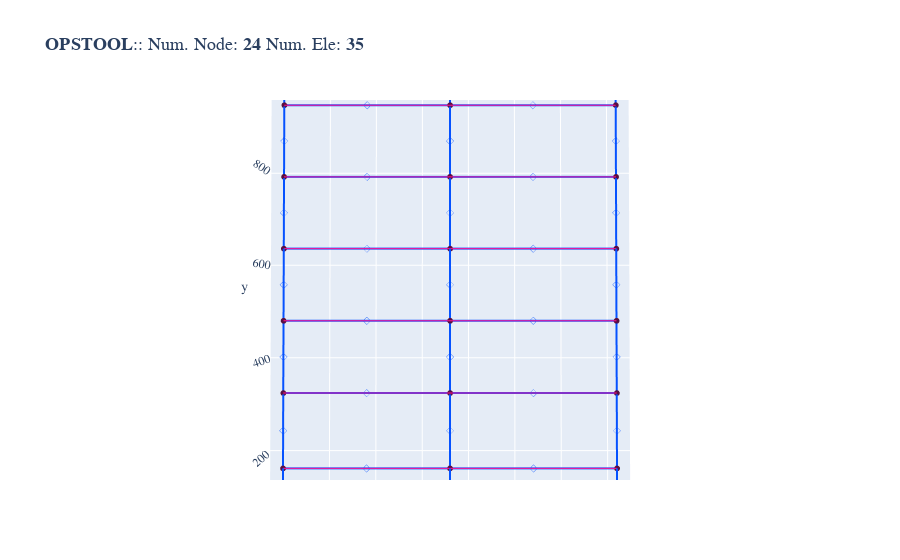

The notebook cell this image was saved under:
### Markdown cell above
You can also use the following code to visualize the model by using ``Plotly``:

### Code cell
opst.vis.plotly.set_plot_props(line_width=4, point_size=2)
fig = opst.vis.plotly.plot_model()
fig.write_html("model.html")
fig.show()

### Figure 1 — Plotly figure (JSON) as saved in the notebook; plotly's stock layout.template omitted (floating-point values rounded to 4 significant figures)
{"data": [{"connectgaps": false, "hoverinfo": "skip", "line": {"color": "#0652ff", "width": 4}, "mode": "lines", "name": "ElasticBeam2d", "type": "scatter3d", "x": [0.0, 0.0, NaN, 0.0, 0.0, NaN, 0.0, 0.0, NaN, 0.0, 0.0, NaN, 0.0, 0.0, NaN, 0.0, 0.0, NaN, 0.0, 0.0, NaN, 360.0, 360.0, NaN, 360.0, 360.0, NaN, 360.0, 360.0, NaN, 360.0, 360.0, NaN, 360.0, 360.0, NaN, 360.0, 360.0, NaN, 360.0, 360.0, NaN, 720.0, 720.0, NaN, 720.0, 720.0, NaN, 720.0, 720.0, NaN, 720.0, 720.0, NaN, 720.0, 720.0, NaN, 720.0, 720.0, NaN, 720.0, 720.0, NaN, 0.0, 360.0, NaN, 0.0, 360.0, NaN, 0.0, 360.0, NaN, 0.0, 360.0, NaN, 0.0, 360.0, NaN, 0.0, 360.0, NaN, 0.0, 360.0, NaN, 360.0, 720.0, NaN, 360.0, 720.0, NaN, 360.0, 720.0, NaN, 360.0, 720.0, NaN, 360.0, 720.0, NaN, 360.0, 720.0, NaN, 360.0, 720.0, NaN], "y": [0.0, 162.0, NaN, 162.0, 324.0, NaN, 324.0, 480.0, NaN, 480.0, 636.0, NaN, 636.0, 792.0, NaN, 792.0, 948.0, NaN, 948.0, 1104.0, NaN, 0.0, 162.0, NaN, 162.0, 324.0, NaN, 324.0, 480.0, NaN, 480.0, 636.0, NaN, 636.0, 792.0, NaN, 792.0, 948.0, NaN, 948.0, 1104.0, NaN, 0.0, 162.0, NaN, 162.0, 324.0, NaN, 324.0, 480.0, NaN, 480.0, 636.0, NaN, 636.0, 792.0, NaN, 792.0, 948.0, NaN, 948.0, 1104.0, NaN, 162.0, 162.0, NaN, 324.0, 324.0, NaN, 480.0, 480.0, NaN, 636.0, 636.0, NaN, 792.0, 792.0, NaN, 948.0, 948.0, NaN, 1104.0, 1104.0, NaN, 162.0, 162.0, NaN, 324.0, 324.0, NaN, 480.0, 480.0, NaN, 636.0, 636.0, NaN, 792.0, 792.0, NaN, 948.0, 948.0, NaN, 1104.0, 1104.0, NaN], "z": [0.0, 0.0, NaN, 0.0, 0.0, NaN, 0.0, 0.0, NaN, 0.0, 0.0, NaN, 0.0, 0.0, NaN, 0.0, 0.0, NaN, 0.0, 0.0, NaN, 0.0, 0.0, NaN, 0.0, 0.0, NaN, 0.0, 0.0, NaN, 0.0, 0.0, NaN, 0.0, 0.0, NaN, 0.0, 0.0, NaN, 0.0, 0.0, NaN, 0.0, 0.0, NaN, 0.0, 0.0, NaN, 0.0, 0.0, NaN, 0.0, 0.0, NaN, 0.0, 0.0, NaN, 0.0, 0.0, NaN, 0.0, 0.0, NaN, 0.0, 0.0, NaN, 0.0, 0.0, NaN, 0.0, 0.0, NaN, 0.0, 0.0, NaN, 0.0, 0.0, NaN, 0.0, 0.0, NaN, 0.0, 0.0, NaN, 0.0, 0.0, NaN, 0.0, 0.0, NaN, 0.0, 0.0, NaN, 0.0, 0.0, NaN, 0.0, 0.0, NaN, 0.0, 0.0, NaN, 0.0, 0.0, NaN]}, {"customdata": ["eleTag: 1<br>connectedNodes:<br> [1 4]", "eleTag: 2<br>connectedNodes:<br> [4 7]", "eleTag: 3<br>connectedNodes:<br> [ 7 10]", "eleTag: 4<br>connectedNodes:<br> [10 13]", "eleTag: 5<br>connectedNodes:<br> [13 16]", "eleTag: 6<br>connectedNodes:<br> [16 19]", "eleTag: 7<br>connectedNodes:<br> [19 22]", "eleTag: 8<br>connectedNodes:<br> [2 5]", "eleTag: 9<br>connectedNodes:<br> [5 8]", "eleTag: 10<br>connectedNodes:<br> [ 8 11]", "eleTag: 11<br>connectedNodes:<br> [11 14]", "eleTag: 12<br>connectedNodes:<br> [14 17]", "eleTag: 13<br>connectedNodes:<br> [17 20]", "eleTag: 14<br>connectedNodes:<br> [20 23]", "eleTag: 15<br>connectedNodes:<br> [3 6]", "eleTag: 16<br>connectedNodes:<br> [6 9]", "eleTag: 17<br>connectedNodes:<br> [ 9 12]", "eleTag: 18<br>connectedNodes:<br> [12 15]", "eleTag: 19<br>connectedNodes:<br> [15 18]", "eleTag: 20<br>connectedNodes:<br> [18 21]", "eleTag: 21<br>connectedNodes:<br> [21 24]", "eleTag: 22<br>connectedNodes:<br> [4 5]", "eleTag: 23<br>connectedNodes:<br> [7 8]", "eleTag: 24<br>connectedNodes:<br> [10 11]", "eleTag: 25<br>connectedNodes:<br> [13 14]", "eleTag: 26<br>connectedNodes:<br> [16 17]", "eleTag: 27<br>connectedNodes:<br> [19 20]", "eleTag: 28<br>connectedNodes:<br> [22 23]", "eleTag: 29<br>connectedNodes:<br> [5 6]", "eleTag: 30<br>connectedNodes:<br> [8 9]", "eleTag: 31<br>connectedNodes:<br> [11 12]", "eleTag: 32<br>connectedNodes:<br> [14 15]", "eleTag: 33<br>connectedNodes:<br> [17 18]", "eleTag: 34<br>connectedNodes:<br> [20 21]", "eleTag: 35<br>connectedNodes:<br> [23 24]"], "hovertemplate": "%{customdata}", "marker": {"color": "#0652ff", "size": 2, "symbol": "diamond-open"}, "mode": "markers", "name": "ElasticBeam2d", "type": "scatter3d", "x": [0.0, 0.0, 0.0, 0.0, 0.0, 0.0, 0.0, 360.0, 360.0, 360.0, 360.0, 360.0, 360.0, 360.0, 720.0, 720.0, 720.0, 720.0, 720.0, 720.0, 720.0, 180.0, 180.0, 180.0, 180.0, 180.0, 180.0, 180.0, 540.0, 540.0, 540.0, 540.0, 540.0, 540.0, 540.0], "y": [81.0, 243.0, 402.0, 558.0, 714.0, 870.0, 1026.0, 81.0, 243.0, 402.0, 558.0, 714.0, 870.0, 1026.0, 81.0, 243.0, 402.0, 558.0, 714.0, 870.0, 1026.0, 162.0, 324.0, 480.0, 636.0, 792.0, 948.0, 1104.0, 162.0, 324.0, 480.0, 636.0, 792.0, 948.0, 1104.0], "z": [0.0, 0.0, 0.0, 0.0, 0.0, 0.0, 0.0, 0.0, 0.0, 0.0, 0.0, 0.0, 0.0, 0.0, 0.0, 0.0, 0.0, 0.0, 0.0, 0.0, 0.0, 0.0, 0.0, 0.0, 0.0, 0.0, 0.0, 0.0, 0.0, 0.0, 0.0, 0.0, 0.0, 0.0, 0.0]}, {"customdata": ["1", "2", "3", "4", "5", "6", "7", "8", "9", "10", "11", "12", "13", "14", "15", "16", "17", "18", "19", "20", "21", "22", "23", "24"], "hovertemplate": "x: %{x}<br>y: %{y}<br>z: %{z} <br>nodeTag: %{customdata}", "marker": {"color": "#580f41", "size": 2, "symbol": "circle"}, "mode": "markers", "name": "Nodes", "type": "scatter3d", "x": [0.0, 360.0, 720.0, 0.0, 360.0, 720.0, 0.0, 360.0, 720.0, 0.0, 360.0, 720.0, 0.0, 360.0, 720.0, 0.0, 360.0, 720.0, 0.0, 360.0, 720.0, 0.0, 360.0, 720.0], "y": [0.0, 0.0, 0.0, 162.0, 162.0, 162.0, 324.0, 324.0, 324.0, 480.0, 480.0, 480.0, 636.0, 636.0, 636.0, 792.0, 792.0, 792.0, 948.0, 948.0, 948.0, 1104.0, 1104.0, 1104.0], "z": [0.0, 0.0, 0.0, 0.0, 0.0, 0.0, 0.0, 0.0, 0.0, 0.0, 0.0, 0.0, 0.0, 0.0, 0.0, 0.0, 0.0, 0.0, 0.0, 0.0, 0.0, 0.0, 0.0, 0.0]}, {"connectgaps": false, "hoverinfo": "skip", "line": {"color": "#15b01a", "width": 1}, "mode": "lines", "name": "BC", "type": "scatter3d", "x": [-5.52, 5.52, 5.52, -5.52, -5.52, NaN, 354.5, 365.5, 365.5, 354.5, 354.5, NaN, 714.5, 725.5, 725.5, 714.5, 714.5, NaN], "y": [-11.04, -11.04, 0.0, 0.0, -11.04, NaN, -11.04, -11.04, 0.0, 0.0, -11.04, NaN, -11.04, -11.04, 0.0, 0.0, -11.04, NaN], "z": [0.0, 0.0, 0.0, 0.0, 0.0, NaN, 0.0, 0.0, 0.0, 0.0, 0.0, NaN, 0.0, 0.0, 0.0, 0.0, 0.0, NaN]}, {"connectgaps": false, "hoverinfo": "skip", "line": {"color": "#FF1493", "width": 2}, "mode": "lines", "name": "mp constraint", "type": "scatter3d", "x": [360.0, 0.0, NaN, 360.0, 720.0, NaN, 360.0, 0.0, NaN, 360.0, 720.0, NaN, 360.0, 0.0, NaN, 360.0, 720.0, NaN, 360.0, 0.0, NaN, 360.0, 720.0, NaN, 360.0, 0.0, NaN, 360.0, 720.0, NaN, 360.0, 0.0, NaN, 360.0, 720.0, NaN, 360.0, 0.0, NaN, 360.0, 720.0, NaN], "y": [162.0, 162.0, NaN, 162.0, 162.0, NaN, 324.0, 324.0, NaN, 324.0, 324.0, NaN, 480.0, 480.0, NaN, 480.0, 480.0, NaN, 636.0, 636.0, NaN, 636.0, 636.0, NaN, 792.0, 792.0, NaN, 792.0, 792.0, NaN, 948.0, 948.0, NaN, 948.0, 948.0, NaN, 1104.0, 1104.0, NaN, 1104.0, 1104.0, NaN], "z": [0.0, 0.0, NaN, 0.0, 0.0, NaN, 0.0, 0.0, NaN, 0.0, 0.0, NaN, 0.0, 0.0, NaN, 0.0, 0.0, NaN, 0.0, 0.0, NaN, 0.0, 0.0, NaN, 0.0, 0.0, NaN, 0.0, 0.0, NaN, 0.0, 0.0, NaN, 0.0, 0.0, NaN, 0.0, 0.0, NaN, 0.0, 0.0, NaN]}], "layout": {"autosize": true, "font": {"family": "Arial, sans-serif"}, "scene": {"aspectmode": "data", "camera": {"eye": {"x": 0, "y": -0.1, "z": 10}}, "dragmode": "pan", "xaxis": {"showbackground": false}, "yaxis": {"showbackground": false}, "zaxis": {"showbackground": true, "showgrid": true, "showticklabels": false, "ticks": "", "title": {"text": ""}, "visible": true}}, "showlegend": false, "title": {"font": {"family": "courier", "size": 18}, "text": "<b>OPSTOOL</b>:: Num. Node: <b>24</b> Num. Ele: <b>35</b>"}}}
